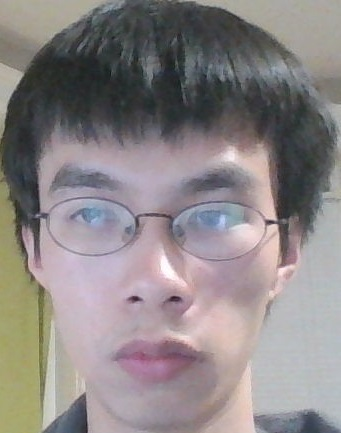
#> input picture Kevin.jpg, 341 x 433 px, given in place of the camera
$ python Demo_Solo_Training.py
#> lines starting #> are read from the running program, lines starting #| are printed output that depends on the picture; after the words box and inside, x2 and y2 are one past the last pixel; in counts of white or black regions, pixels touching at a corner belong together
# AUTHORS: Philip, Harshil
# DESCRIPTION:
# This is the training module for RobotFilmmaker
# Takes mugshots, uploads them to AWS buckets, and does training to generate an XML in a bucket

###################################################################
# IMPORT
###################################################################
import cv2
import os
import boto3
import time

###################################################################
# PARAMETERS
###################################################################
WEBCAM_PORT = 1                     # Webcam port
N_SAMPLES = 40                      # Number of sample mugshots to take
KEY_BREAK = 27                      # Break key (27 = escape)
UPLOAD_KEVIN = 0                    # Upload the nontarget, Kevin :)
FOLDER_TARGET = '/Faces/Target'     # Folder for storing mugshots (relative to current directory)
FOLDER_KEVIN = '/Faces/Kevin'       # Folder for nontarget, Kevin :)

# AWS parameters
# AWS_CREDS should be a text file with two lines: first line is access key, seconds line is secret key
AWS_CREDS = 'adminuser.txt'
AWS_BUCKET_UPLOAD = 'robotfilmmaker-mugshots'   # Bucket name to upload to
AWS_INSTANCE_ID = 'i-01608966e12056364'         # Instance ID with training script

###################################################################
# LOAD WEBCAM AND SETUP
###################################################################
webcam = cv2.VideoCapture(WEBCAM_PORT)  # Use camera 0
count = []                              # Mugshots count
add = 0

folder = os.getcwd() + FOLDER_TARGET    # Setup folder to save mugshots
print (os.getcwd())

if not os.path.exists(folder):
    os.makedirs(folder)

# We load the xml file
classifier = cv2.CascadeClassifier('haarcascade_frontalface_default.xml')
size = 4

###################################################################
# ALLOW WEBCAM WARMUP AND MAKE SURE WEBCAM IS READY
###################################################################
time.sleep(1)
(rval, im) = webcam.read()
#> im is the input picture: shape (433, 341, 3); mean B, G, R 134, 133.5, 140.1
while im is None:
    webcam.release()
    webcam = cv2.VideoCapture(WEBCAM_PORT)
    (rval, im) = webcam.read()

###################################################################
# RUN MUGSHOTS UNTIL BREAK
###################################################################
while True:
    (rval, im) = webcam.read()                                                  # Read frame
    im = cv2.flip(im, 1, 0)                                                     # Flip to act as a mirror
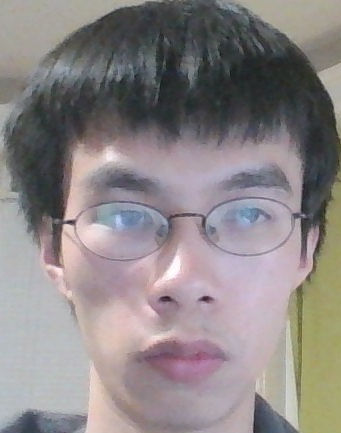
#> im: shape (433, 341, 3); mean B, G, R 134, 133.5, 140.1
    mini = cv2.resize(im, (int(im.shape[1] / size), int(im.shape[0] / size)))   # Resize the image to speed up detection
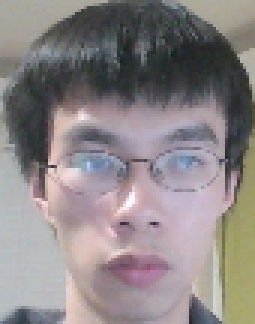
#> mini: shape (108, 85, 3) (shown 3 times larger); mean B, G, R 133.9, 133.3, 139.9

    # Detect MultiScale / faces
    faces = classifier.detectMultiScale(mini)
#> faces = [[6, 25, 77, 77]]

    # Draw rectangles around each face
    for f in faces:
        (x, y, w, h) = [v * size for v in f]  # Scale the shapesize backup

        # Save just the rectangle faces in SubRecFaces
        sub_face = im[y:y + h, x:x + w]
        if str(y) not in count:
            count.append(str(y))
            add = add + 1

        print(add)
        FaceFileName = folder +'/Image_' + str(add) + '.jpg'
        cv2.imwrite(FaceFileName, sub_face)

        cv2.rectangle(im, (x, y), (x + w, y + h), (0, 255, 0), thickness=4)
#> this loop made 1 pass
#> (f, x, y, w, h, add) on pass 1: ([6, 25, 77, 77], 24, 100, 308, 308, 1)
#| 1
#> pass 1, `sub_face = im[y:y + h, x:x + w]`:
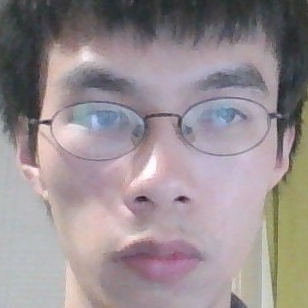
#> sub_face: shape (308, 308, 3); mean B, G, R 144.8, 142, 152.4
#> after the loop:
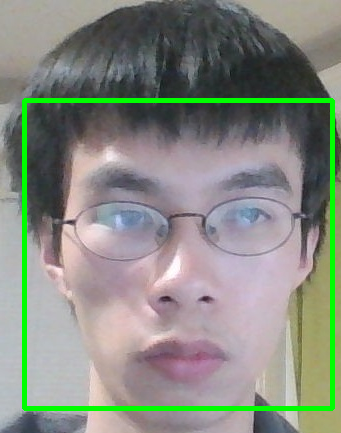
#> im: shape (433, 341, 3); 4.16% of pixels changed, all inside (x1, y1, x2, y2) = (22, 98, 335, 411)
#> after the loop, add = 1; count = ['100']

    # Show the image
    cv2.imshow('Training Set Generator', im)

    # Break if key is pressed or samples more than X
    key = cv2.waitKey(10)
#> (key Esc is pressed here)
    # if Esc key is press then break out of the loop
    if key == KEY_BREAK or len(count) > N_SAMPLES:  # The Esc key or samples more than 20
        break

# Cleanup
cv2.destroyAllWindows()
webcam.release()

###################################################################
# UPLOAD MUGSHOTS
###################################################################
try:
    file_creds = open(AWS_CREDS,'r')
#> (reads Demo/adminuser.txt from the repository)
    creds = file_creds.readlines()
    for i in range(0, len(creds)):
        curr = creds[i]
        newline_index = curr.find('\n')
        if newline_index != -1:
            creds[i] = curr[0:newline_index]

    file_creds.close()

except IOError:
    print('Error: Cannot read s3creds.txt')
    quit()

# Open boto resource/bucket
#> (the run stopped early here; a loop or call above may not have finished)
